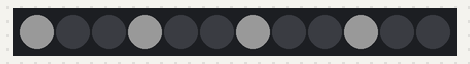
This sketch was run on a simulated Arduino Uno, built with avr-gcc and run on an emulated ATmega328P. Shown: 12 RGB LEDs in strip order, left to right. Dim RGB values are drawn brighter than linear.

Above: at 0.15 s.
At 1.08 s:
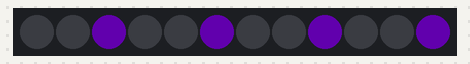

Measured:
- by itself, everything shown: repeats every 0.93 s, in 3 steps

The sketch:

Rainbow_Flash.ino
```cpp
#include <Adafruit_NeoPixel.h>
#define LED_PIN    2
#define LED_COUNT 12 // for cheap neoxipixel from ebay,China, etc. with 12 led


Adafruit_NeoPixel strip(LED_COUNT, LED_PIN, NEO_GRB + NEO_KHZ800);


void setup() {

  strip.begin();           // INITIALIZE NeoPixel strip object (REQUIRED)
  strip.show();            // Turn OFF all pixels ASAP
  strip.setBrightness(50); // Set BRIGHTNESS to about 1/5 (max = 255)
}

void loop() {

  theaterChase(strip.Color(127, 127, 127), 25);
  theaterChase(strip.Color(255, 255, 0), 25);
  theaterChase(strip.Color(127,   0,   0), 25);
  theaterChase(strip.Color(  0, 255,   0), 25);
  theaterChase(strip.Color(  0,   0, 127), 25);
  theaterChase(strip.Color(143, 0, 255), 25);


}


void theaterChase(uint32_t color, int wait) {
  for(int a=0; a<1; a++) {
    for(int b=0; b<3; b++) {
      strip.clear();

      for(int c=b; c<strip.numPixels(); c += 3) {
        strip.setPixelColor(c, color);
      }
      strip.show();
      delay(wait);
    }
  }}
```
